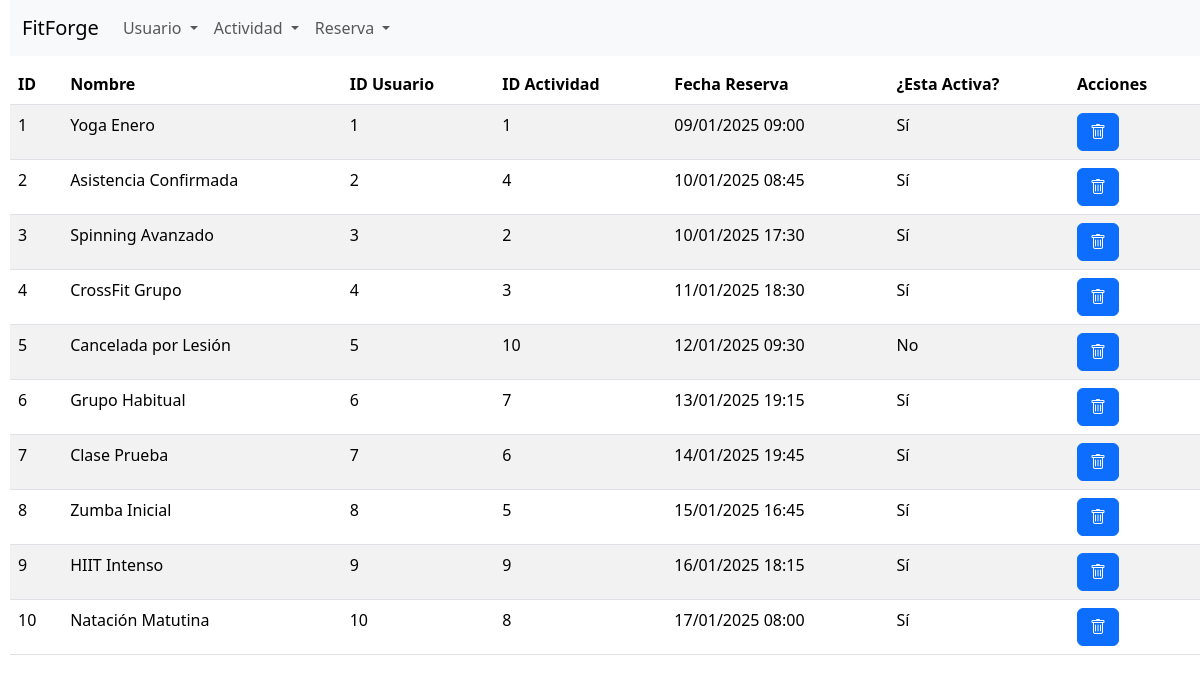
The page /proceso_buscar_reserva_por_nombre.php on the database as committed earlier.
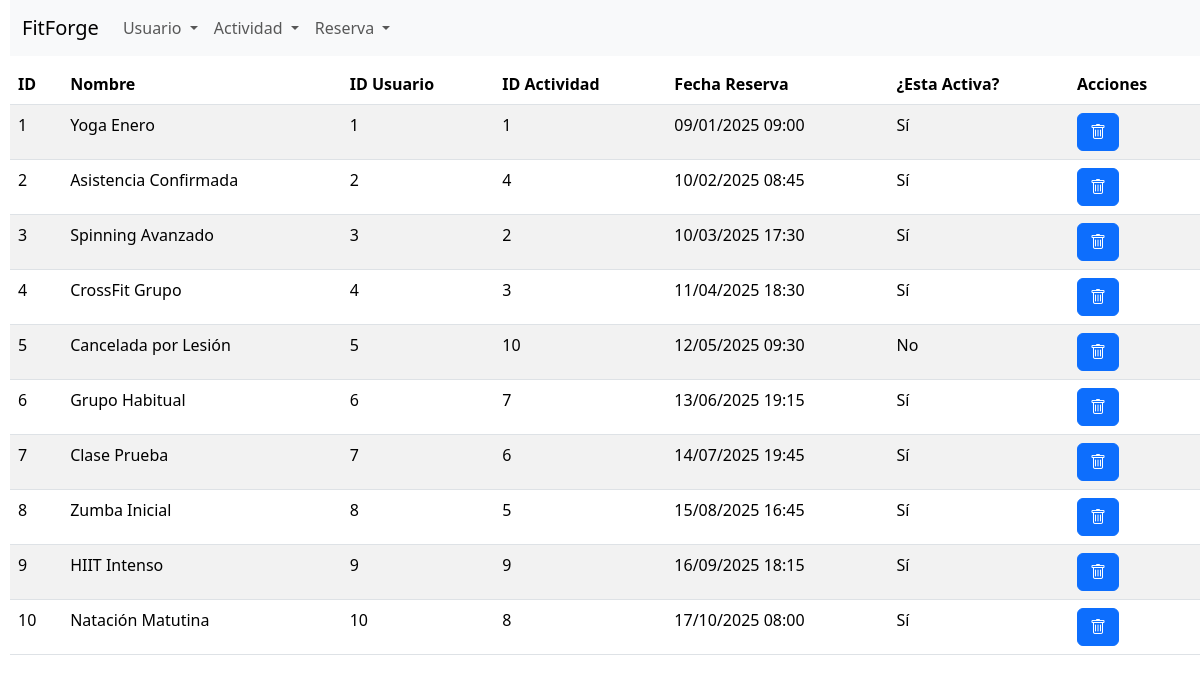
The same page on the database as committed later.
### tables this page shows
CREATE TABLE `reservation` (
  `id_reservation` int NOT NULL,
  `name` varchar(40) NOT NULL,
  `id_user` int NOT NULL,
  `id_activity` int NOT NULL,
  `reservation_date` datetime NOT NULL,
  `is_active` tinyint(1) NOT NULL
);

### proceso_buscar_reserva_por_nombre.php (the view, shortened to what this page needs)
<?php
$conexion = obtenerConexion();
$nombre_reserva = $_GET['name_reservation'];
$sql = "SELECT r.id_reservation, r.name AS name_reservation, r.id_user, r.id_activity, r.reservation_date, r.is_active
        FROM reservation r
        WHERE r.name LIKE '%$nombre_reserva%';";
$resultado = mysqli_query($conexion, $sql);
if (mysqli_num_rows($resultado) > 0) {
    $mensaje = "<h2 class='text-center'></h2>";
    $mensaje .= "<table class='table table-striped'>";
    $mensaje .= "<thead><tr><th>ID</th><th>Nombre</th><th>ID Usuario</th><th>ID Actividad</th><th>Fecha Reserva</th><th>¿Esta Activa?</th><th>Acciones</th></tr></thead>";
    $mensaje .= "<tbody>";
    while ($fila = mysqli_fetch_assoc($resultado)) {
        $mensaje .= "<tr>";
        $mensaje .= "<td>" . $fila['id_reservation'] . "</td>";
        $mensaje .= "<td>" . $fila['name_reservation'] . "</td>";
        $mensaje .= "<td>" . $fila['id_user'] . "</td>";
        $mensaje .= "<td>" . $fila['id_activity'] . "</td>";
        $mensaje .= "<td>" . date("d/m/Y H:i", strtotime($fila['reservation_date'])) . "</td>";
        $mensaje .= "<td>" . ($fila['is_active'] ? 'Sí' : 'No') . "</td>";
        $mensaje .= "<td><form action='proceso_borrar_reserva.php' method='post'>";
        $id_reserva = $fila['id_reservation'];
        $mensaje .= "<input type='hidden' name='id_reservation' value='$id_reserva' />";
        $mensaje .= "<button type='submit' name='btnBorrar' class='btn btn-primary'><i class='bi bi-trash'></i></button> </form> </td>";
        $mensaje .= "</tr>";
    }
    $mensaje .= "</tbody></table>";
} else {
    $mensaje = "<h2 class='text-center mt-5'>No hay reservas con el nombre $nombre_reserva</h2>";
}
echo $mensaje;

Rows that differ between the two databases and show on the page:
changed reservation "Asistencia Confirmada": reservation_date "10/01/2025 08:45" → "10/02/2025 08:45"
changed reservation "Spinning Avanzado": reservation_date "10/01/2025 17:30" → "10/03/2025 17:30"
changed reservation "CrossFit Grupo": reservation_date "11/01/2025 18:30" → "11/04/2025 18:30"
changed reservation "Cancelada por Lesión": reservation_date "12/01/2025 09:30" → "12/05/2025 09:30"
changed reservation "Grupo Habitual": reservation_date "13/01/2025 19:15" → "13/06/2025 19:15"
changed reservation "Clase Prueba": reservation_date "14/01/2025 19:45" → "14/07/2025 19:45"
changed reservation "Zumba Inicial": reservation_date "15/01/2025 16:45" → "15/08/2025 16:45"
changed reservation "HIIT Intenso": reservation_date "16/01/2025 18:15" → "16/09/2025 18:15"
changed reservation "Natación Matutina": reservation_date "17/01/2025 08:00" → "17/10/2025 08:00"
